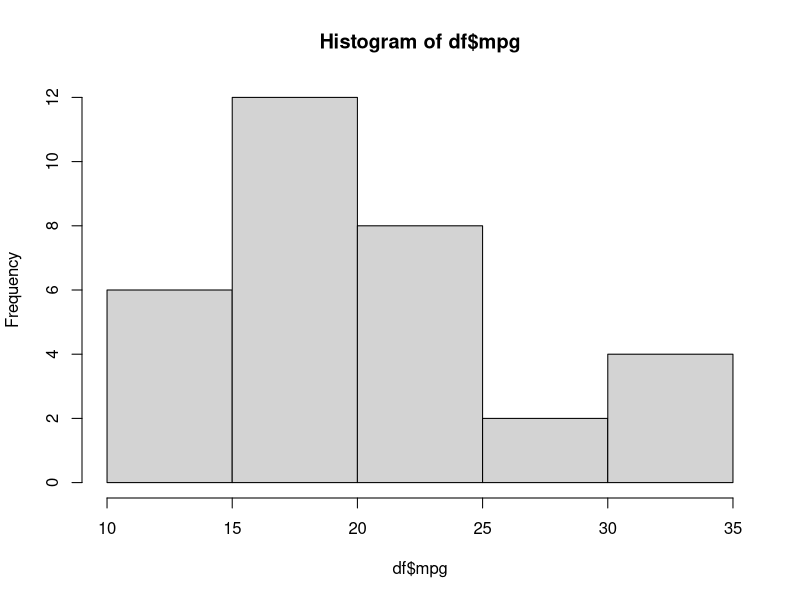
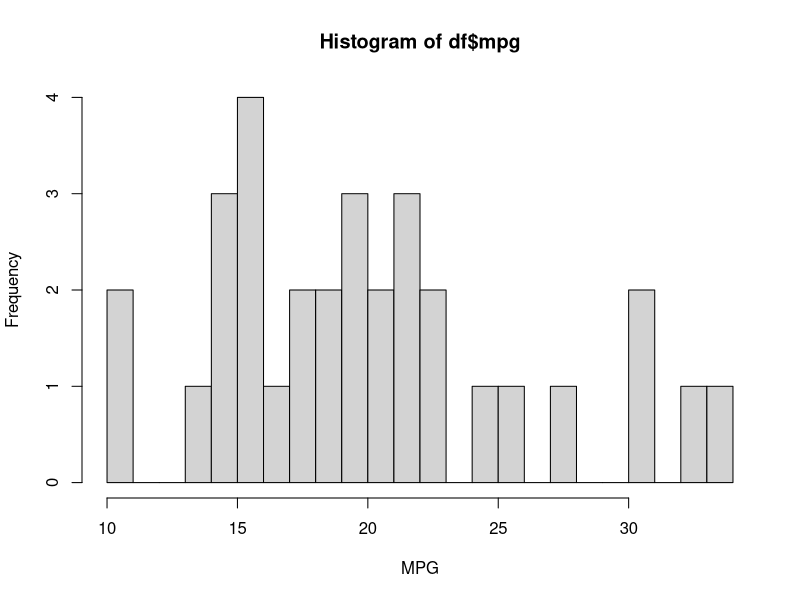
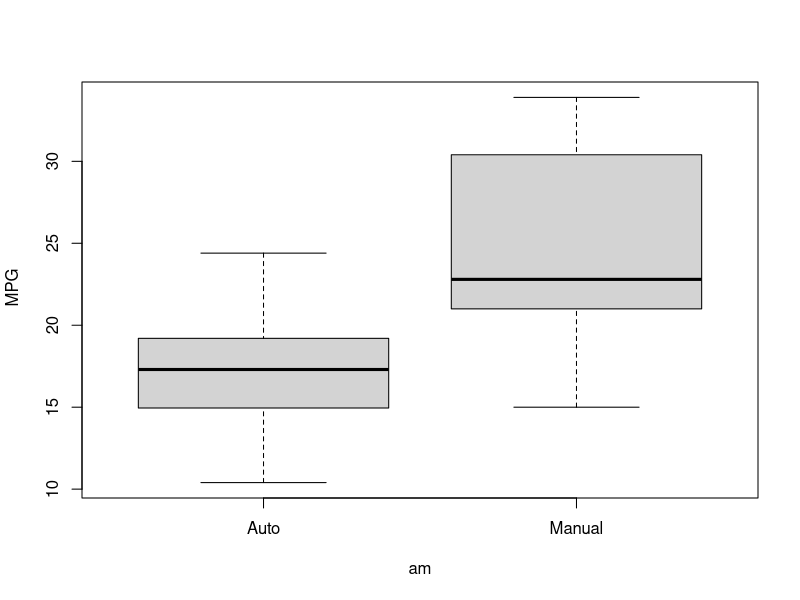
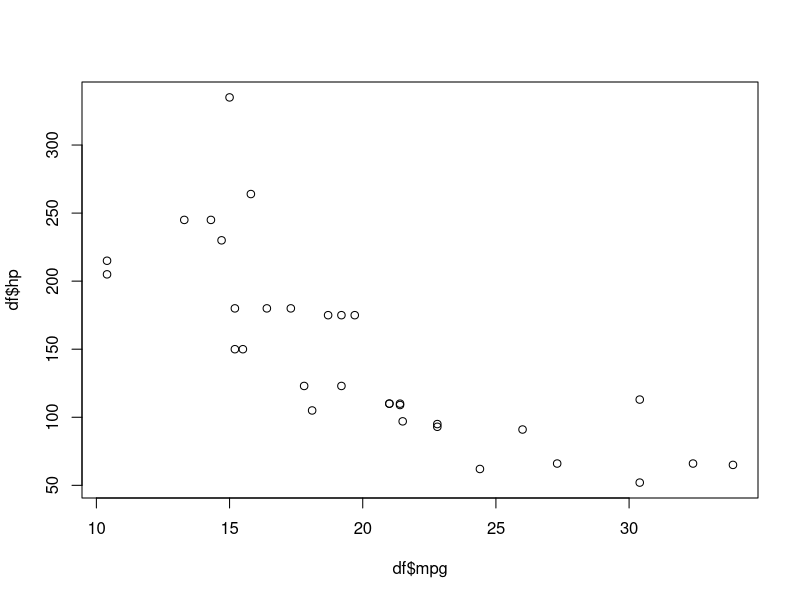
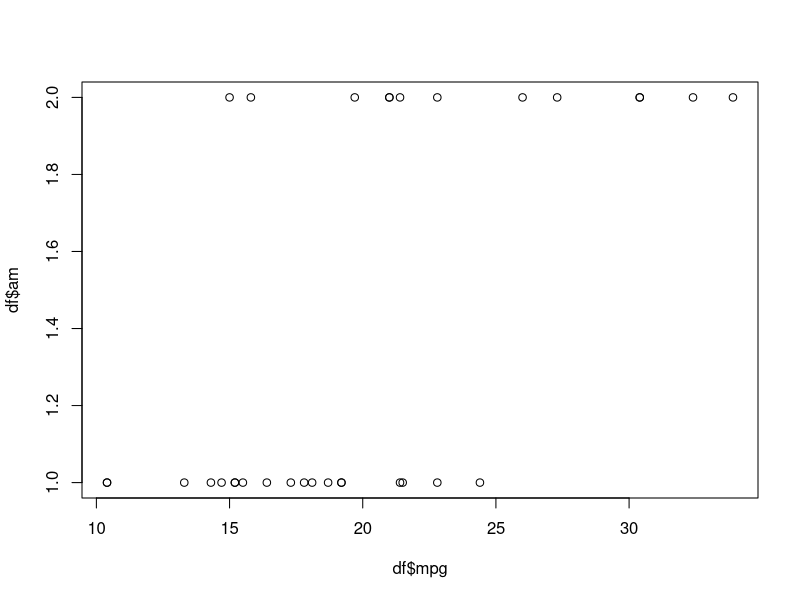
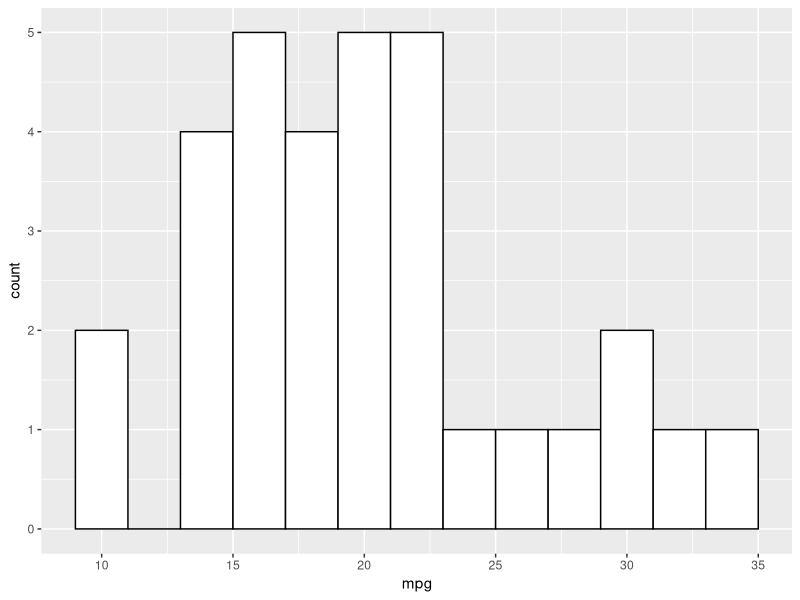
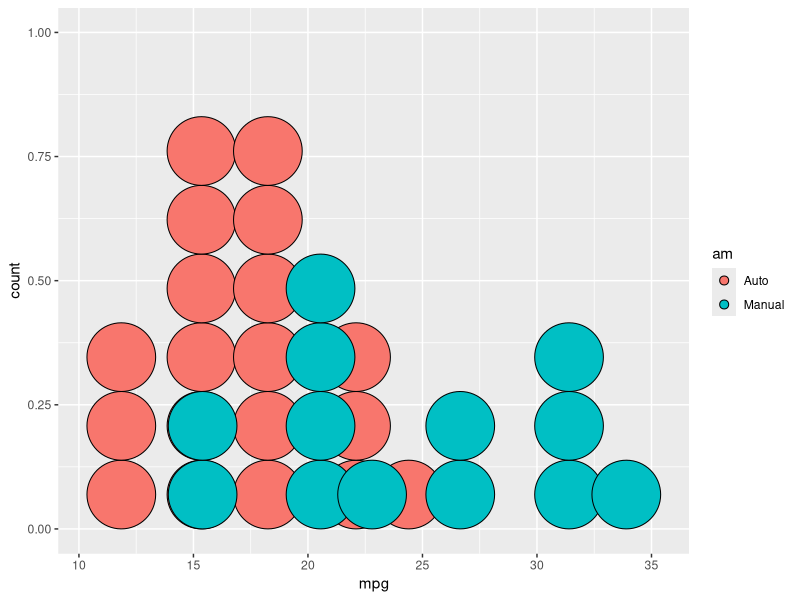

Write R code to recreate these figures, in order. (Note: this script raises an error after producing the figures.)
df <- mtcars

df$vs <-  factor(df$vs, labels = c("V","S"))
df$am <- factor(df$am, labels = c("Auto", "Manual"))


hist(df$mpg)
hist(df$mpg, breaks = 20, xlab = "MPG")

boxplot(mpg ~ am, df, ylab = " MPG")

plot(df$mpg, df$hp)
plot(df$mpg, df$am)

library(ggplot2)

ggplot(df, aes(x = mpg))+
  geom_histogram(fill = "white", col = "black", binwidth = 2)

ggplot(df, aes(x = mpg, fill = am))+
  geom_dotplot(binwidth = 3)

ggplot(df, aes(x = mpg, fill=am))+
  geom_density(alpha(0.1))

ggplot(df, aes(x = am,y=hp, col= vs))+geom_boxplot()
  
my_plot <- ggplot(df, aes(x=mpg,y=hp,col=vs, size = qsec))+geom_point()

my_plot2 <- ggplot(df, aes(x = am,y=hp, col= vs))
my_plot2 + geom_point()


# trouble №1
boxplot(airquality$Ozone ~ airquality$Month, airquality, breaks = 5)

# trouble №2
plot1 <- ggplot(mtcars, aes(x=mpg,y=disp,col=hp))+geom_point()

# last trouble today
ggplot(iris, aes(Sepal.Length, Sepal.Width, col = Species)) +
  geom_point(aes(size = Petal.Length))


#save any result
df <- mtcars

getwd()
setwd(getwd())


